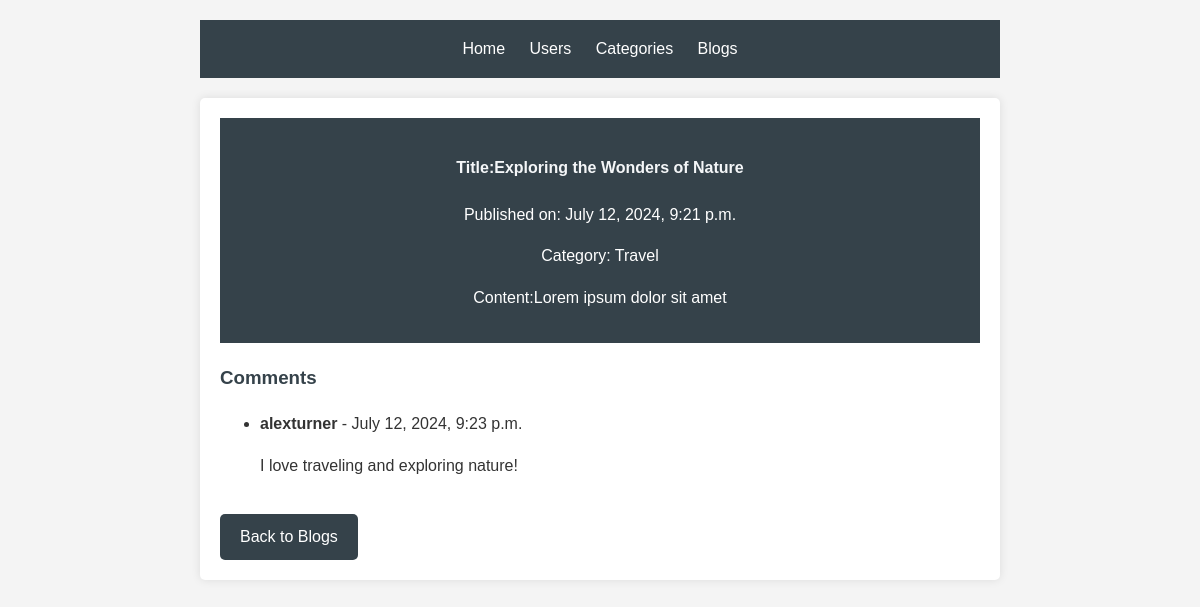
The page /blogs/7/ on the database its author committed.
### blog/models.py (models this page shows, shortened)
class Post(models.Model):
    title = models.CharField(max_length=200)
    content = models.TextField()
    category = models.ForeignKey(Category, on_delete=models.CASCADE)
    date_published = models.DateTimeField(auto_now_add=True)
    user = models.ForeignKey(User, on_delete=models.CASCADE)

class Category(models.Model):
    name = models.CharField(max_length=100)
    def __str__(self):
        return self.name

class Comment(models.Model):
    post = models.ForeignKey(Post, on_delete=models.CASCADE, related_name='comments')
    user = models.ForeignKey(User, on_delete=models.CASCADE)
    content = models.TextField()
    date_posted = models.DateTimeField(auto_now_add=True)

### blog/views.py (the view)
# urls.py: path('blogs/<int:post_id>/', views.blog_details, name='blog_details'),
def blog_details(request, post_id):
    post = get_object_or_404(Post, id=post_id)
    comments = Comment.objects.filter(post=post)
    return render(request, 'blogdetails.html', {'post': post, 'comments': comments})

### blog/templates/blogdetails.html
{% extends 'master.html' %}
{% block content %}
<article>
    <header>
        <h4> Title:{{ post.title }}</h4>
        <p>Published on: {{ post.date_published }}</p>
        <p>Category: {{ post.category }}</p>
         <p>Content:{{ post.content }}</p>
    </header>
</article>
<section>
    <h3>Comments</h3>
    <ul>
        {% for comment in comments %}
        <li>
            <strong>{{ comment.user.username }}</strong> - {{ comment.date_posted }}
            <p>{{ comment.content }}</p>
        </li>
        {% empty %}
        <li>No comments yet.</li>
        {% endfor %}
    </ul>
</section>
<a href="{% url 'blogs' %}" class="back-button" >Back to Blogs</a>
{% endblock %}

### blog/templates/master.html (style rules this page uses)
body { font-family: Arial, sans-serif; line-height: 1.6; color: #333; max-width: 800px; margin: 0 auto; padding: 20px; background-color: #f4f4f4; }
header { background-color: #35424a; color: white; text-align: center; padding: 1rem; margin-bottom: 20px; }
h2, h1, h3 { color: #35424a; }
h4 { color: #f4f6f8; }
a { color: #050505; text-decoration: none; }
.back-button { display: inline-block; background-color: #35424a; color: white; padding: 10px 20px; border-radius: 5px; text-decoration: none; margin-top: 20px; transition: background-color 0.3s ease; }

### rows shown on the page
Post: title "Exploring the Wonders of Nature", date_published "July 12, 2024, 9:21 p.m.", category "Travel", content "Lorem ipsum dolor sit amet"
Comment: user.username "alexturner", date_posted "July 12, 2024, 9:23 p.m.", content "I love traveling and exploring nature!"
